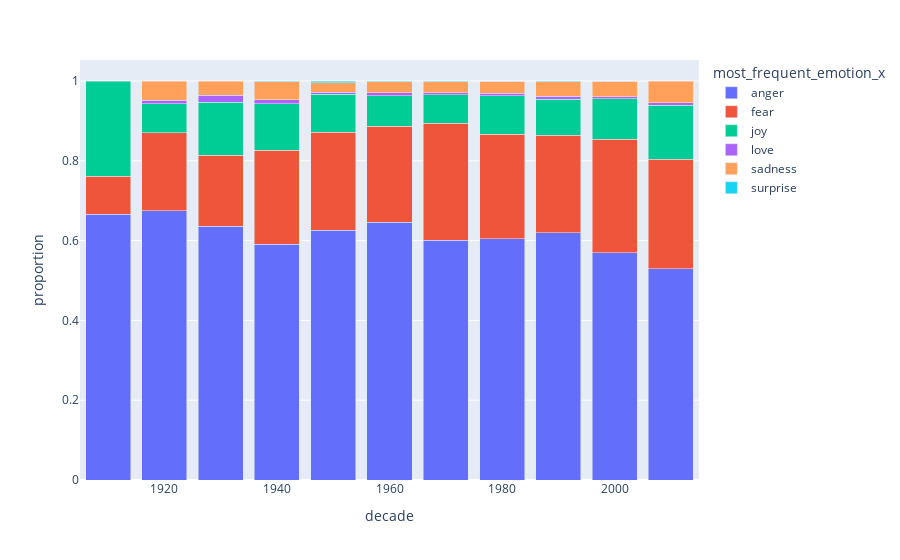

Write notebook code for a chart like this one.
### Code cell
merged_df = merged_df[merged_df['MovieReleaseDate'] >= 1910]

merged_df['decade'] = (merged_df['MovieReleaseDate'] // 10) * 10

df_grouped = merged_df.groupby(['decade', 'most_frequent_emotion_x']).size().reset_index(name='count')

total_per_decade = merged_df.groupby(['decade']).size().reset_index(name='total')

df_merged = pd.merge(df_grouped, total_per_decade, on='decade')
df_merged['proportion'] = df_merged['count'] / df_merged['total']

fig = px.bar(df_merged, x='decade', y='proportion', color='most_frequent_emotion_x', barmode='stack')
fig.show()


contingency_table = pd.crosstab(df_merged['decade'], df_merged['most_frequent_emotion_x'])

chi2, p, dof, expected = chi2_contingency(contingency_table)

print(f"Chi-squared: {chi2}, p-value: {p}")

fig_json = fig.to_json()

with open('figures/time-emotion.json', 'w') as json_file:
    json.dump(json.loads(fig_json), json_file, indent=4)

### Figure 1 — Plotly figure (JSON) as saved in the notebook; plotly's stock layout.template omitted (floating-point values rounded to 4 significant figures)
{"data": [{"alignmentgroup": "True", "hovertemplate": "most_frequent_emotion_x=anger<br>decade=%{x}<br>proportion=%{y}<extra></extra>", "legendgroup": "anger", "marker": {"color": "#636efa", "pattern": {"shape": ""}}, "name": "anger", "offsetgroup": "anger", "orientation": "v", "showlegend": true, "textposition": "auto", "type": "bar", "x": [1910, 1920, 1930, 1940, 1950, 1960, 1970, 1980, 1990, 2000, 2010], "xaxis": "x", "y": [0.6667, 0.6748, 0.6361, 0.5911, 0.6258, 0.6461, 0.6006, 0.6041, 0.6193, 0.5696, 0.5296], "yaxis": "y"}, {"alignmentgroup": "True", "hovertemplate": "most_frequent_emotion_x=fear<br>decade=%{x}<br>proportion=%{y}<extra></extra>", "legendgroup": "fear", "marker": {"color": "#EF553B", "pattern": {"shape": ""}}, "name": "fear", "offsetgroup": "fear", "orientation": "v", "showlegend": true, "textposition": "auto", "type": "bar", "x": [1910, 1920, 1930, 1940, 1950, 1960, 1970, 1980, 1990, 2000, 2010], "xaxis": "x", "y": [0.09524, 0.1951, 0.1783, 0.2348, 0.2453, 0.2404, 0.2936, 0.2623, 0.2447, 0.2841, 0.2739], "yaxis": "y"}, {"alignmentgroup": "True", "hovertemplate": "most_frequent_emotion_x=joy<br>decade=%{x}<br>proportion=%{y}<extra></extra>", "legendgroup": "joy", "marker": {"color": "#00cc96", "pattern": {"shape": ""}}, "name": "joy", "offsetgroup": "joy", "orientation": "v", "showlegend": true, "textposition": "auto", "type": "bar", "x": [1910, 1920, 1930, 1940, 1950, 1960, 1970, 1980, 1990, 2000, 2010], "xaxis": "x", "y": [0.2381, 0.07317, 0.1325, 0.1174, 0.09627, 0.07679, 0.07154, 0.09729, 0.09051, 0.1018, 0.1355], "yaxis": "y"}, {"alignmentgroup": "True", "hovertemplate": "most_frequent_emotion_x=love<br>decade=%{x}<br>proportion=%{y}<extra></extra>", "legendgroup": "love", "marker": {"color": "#ab63fa", "pattern": {"shape": ""}}, "name": "love", "offsetgroup": "love", "orientation": "v", "showlegend": true, "textposition": "auto", "type": "bar", "x": [1920, 1930, 1940, 1950, 1960, 1970, 1980, 1990, 2000, 2010], "xaxis": "x", "y": [0.00813, 0.01687, 0.01012, 0.004658, 0.006678, 0.004471, 0.005922, 0.00768, 0.004832, 0.006679], "yaxis": "y"}, {"alignmentgroup": "True", "hovertemplate": "most_frequent_emotion_x=sadness<br>decade=%{x}<br>proportion=%{y}<extra></extra>", "legendgroup": "sadness", "marker": {"color": "#FFA15A", "pattern": {"shape": ""}}, "name": "sadness", "offsetgroup": "sadness", "orientation": "v", "showlegend": true, "textposition": "auto", "type": "bar", "x": [1920, 1930, 1940, 1950, 1960, 1970, 1980, 1990, 2000, 2010], "xaxis": "x", "y": [0.04878, 0.03614, 0.04453, 0.02329, 0.02838, 0.02832, 0.02961, 0.0362, 0.03898, 0.05439], "yaxis": "y"}, {"alignmentgroup": "True", "hovertemplate": "most_frequent_emotion_x=surprise<br>decade=%{x}<br>proportion=%{y}<extra></extra>", "legendgroup": "surprise", "marker": {"color": "#19d3f3", "pattern": {"shape": ""}}, "name": "surprise", "offsetgroup": "surprise", "orientation": "v", "showlegend": true, "textposition": "auto", "type": "bar", "x": [1940, 1950, 1960, 1970, 1980, 1990, 2000], "xaxis": "x", "y": [0.002024, 0.004658, 0.001669, 0.00149, 0.000846, 0.001646, 0.0006443], "yaxis": "y"}], "layout": {"barmode": "stack", "legend": {"title": {"text": "most_frequent_emotion_x"}, "tracegroupgap": 0}, "margin": {"t": 60}, "xaxis": {"anchor": "y", "domain": [0, 1], "title": {"text": "decade"}}, "yaxis": {"anchor": "x", "domain": [0, 1], "title": {"text": "proportion"}}}}
